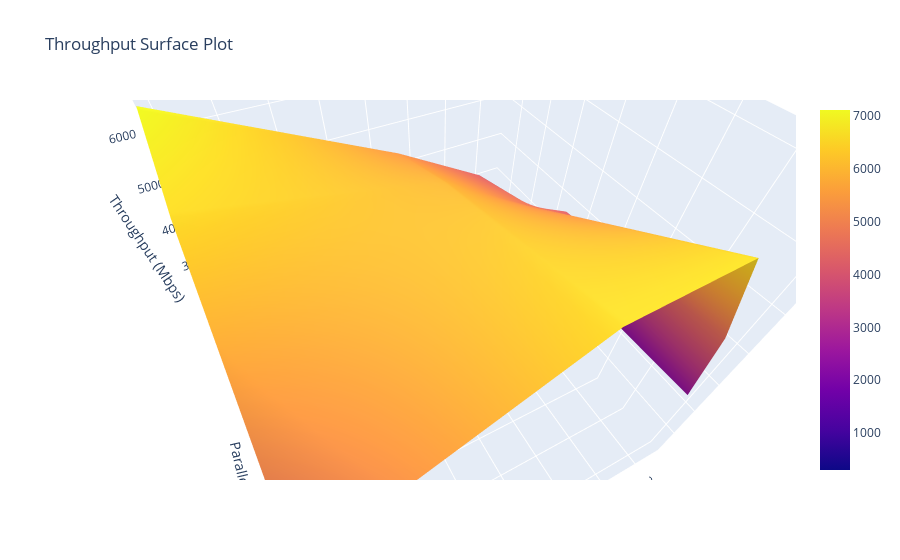

Notebook code for this chart:
### Code cell
# Plotting throughput
fig_throughput = go.Figure(data=[go.Surface(z=pivot_table_throughput.values, x=pivot_table_throughput.columns, y=pivot_table_throughput.index)])
fig_throughput.update_layout(title='Throughput Surface Plot', scene=dict(xaxis_title='Concurrency', yaxis_title='Parallelism', zaxis_title='Throughput (Mbps)'))
# pio.write_html(fig_throughput, 'fig_throughput.html')
fig_throughput.show()

### Figure 1 — Plotly figure (JSON) as saved in the notebook; plotly's stock layout.template omitted (floating-point values rounded to 4 significant figures)
{"data": [{"type": "surface", "x": [1, 2, 4, 8, 16], "y": [1, 2, 4, 8, 16], "z": [[303.7, 597.7, 1166.0, 2209.0, 4267.0], [598.0, 1173.0, 2252.0, 4187.0, 5689.0], [1160.0, 2209.0, 4267.0, 5333.0, 7111.0], [2323.0, 4266.0, 4729.0, 5874.0, 6577.0], [2459.0, 4587.0, 6666.0, 6577.0, 4578.0]]}], "layout": {"autosize": true, "scene": {"aspectmode": "auto", "aspectratio": {"x": 1, "y": 1, "z": 1}, "camera": {"center": {"x": 0, "y": 0, "z": 0}, "eye": {"x": 0.3469, "y": 0.6751, "z": 0.8851}, "projection": {"type": "perspective"}, "up": {"x": 0.001083, "y": -0.0005555, "z": 1.0}}, "xaxis": {"title": {"text": "Concurrency"}, "type": "linear"}, "yaxis": {"title": {"text": "Parallelism"}, "type": "linear"}, "zaxis": {"title": {"text": "Throughput (Mbps)"}, "type": "linear"}}, "title": {"text": "Throughput Surface Plot"}}}
